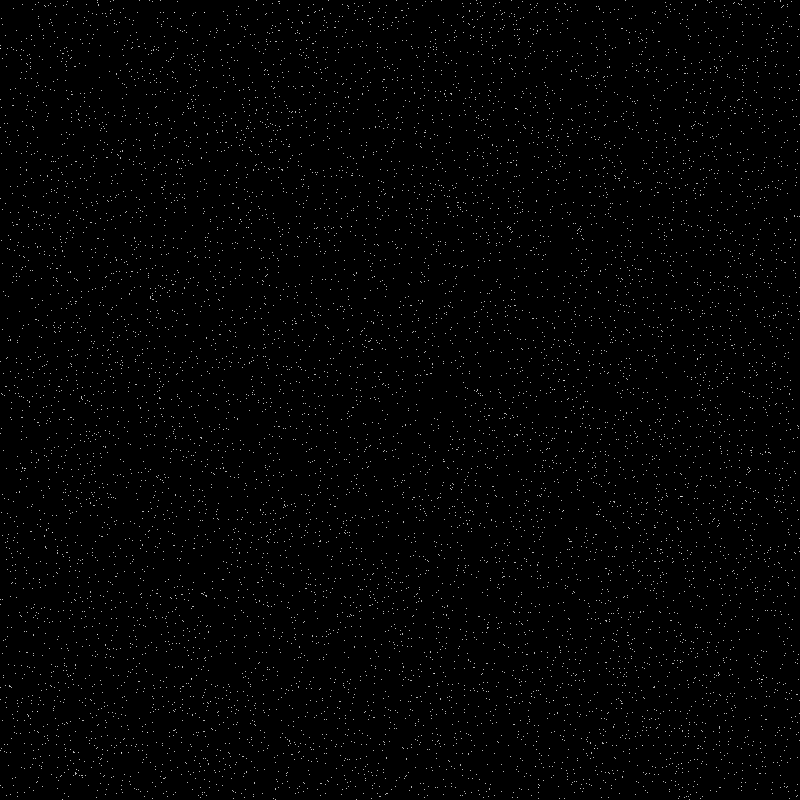
Frame 1 (no input)
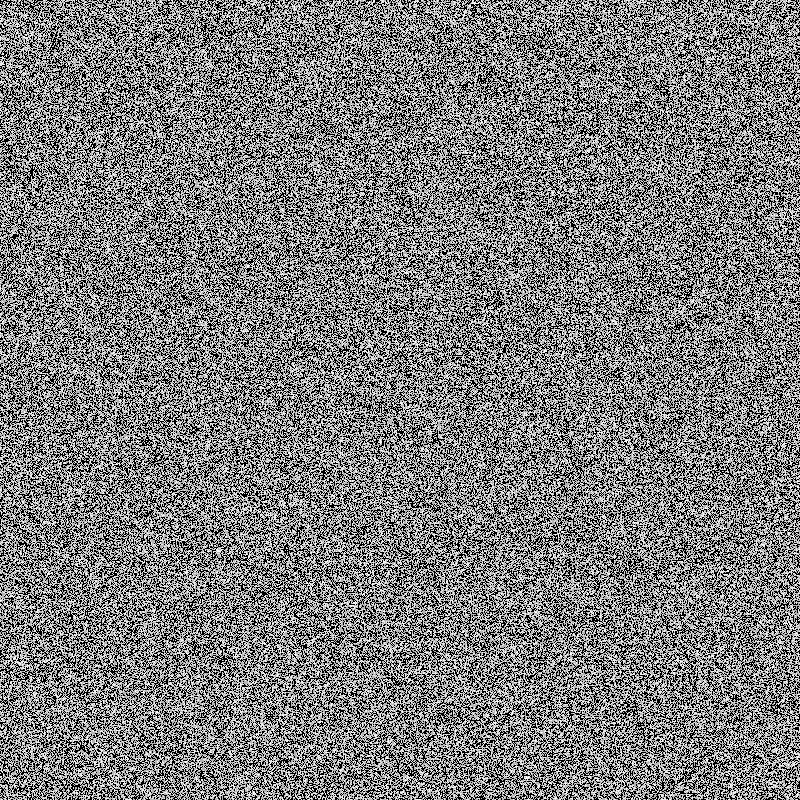
Frame 60 (the mouse pressed at the canvas centre just before this capture)
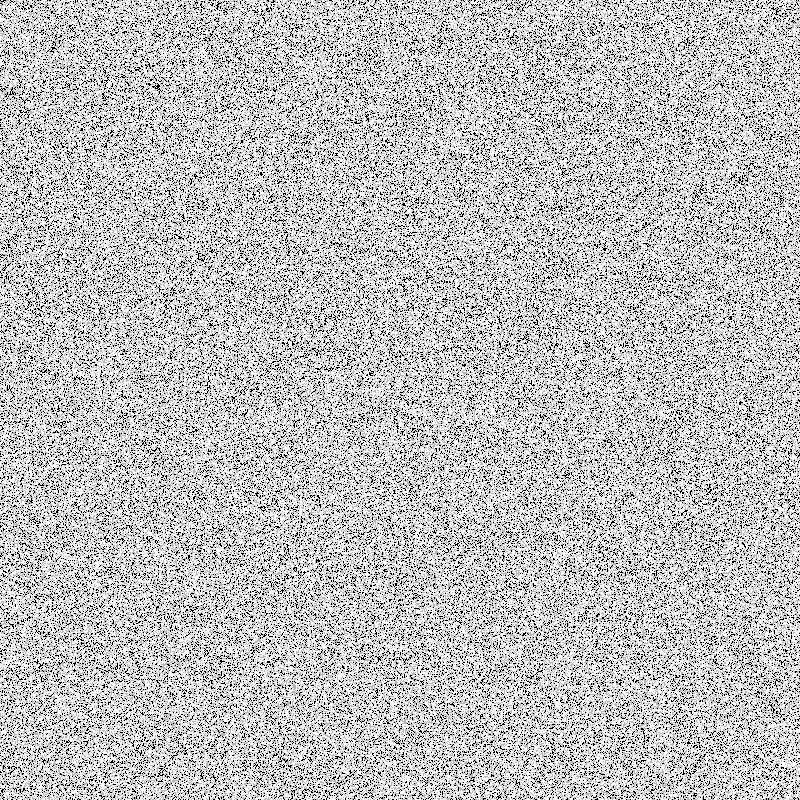
Frame 120 (the mouse held since frame 60 and released just before this capture)

The Processing sketch that drew these frames (run headless with seeded random() and noise(); from frame 60 on, the mouse is pressed at the canvas centre):

// Processing sketch: RandomPixelFill
// ── RandomPixelFill.pde
void setup() {
  background(0);
  stroke(255);
  size(800, 800);
}



void drawRandomPixel() {

  float x;
  float y;
  for (int i = 0; i<10000; i++) {
    x = random(width);
    y = random(height);
    point(x, y);
  }
}

void draw() {
  drawRandomPixel();
}
